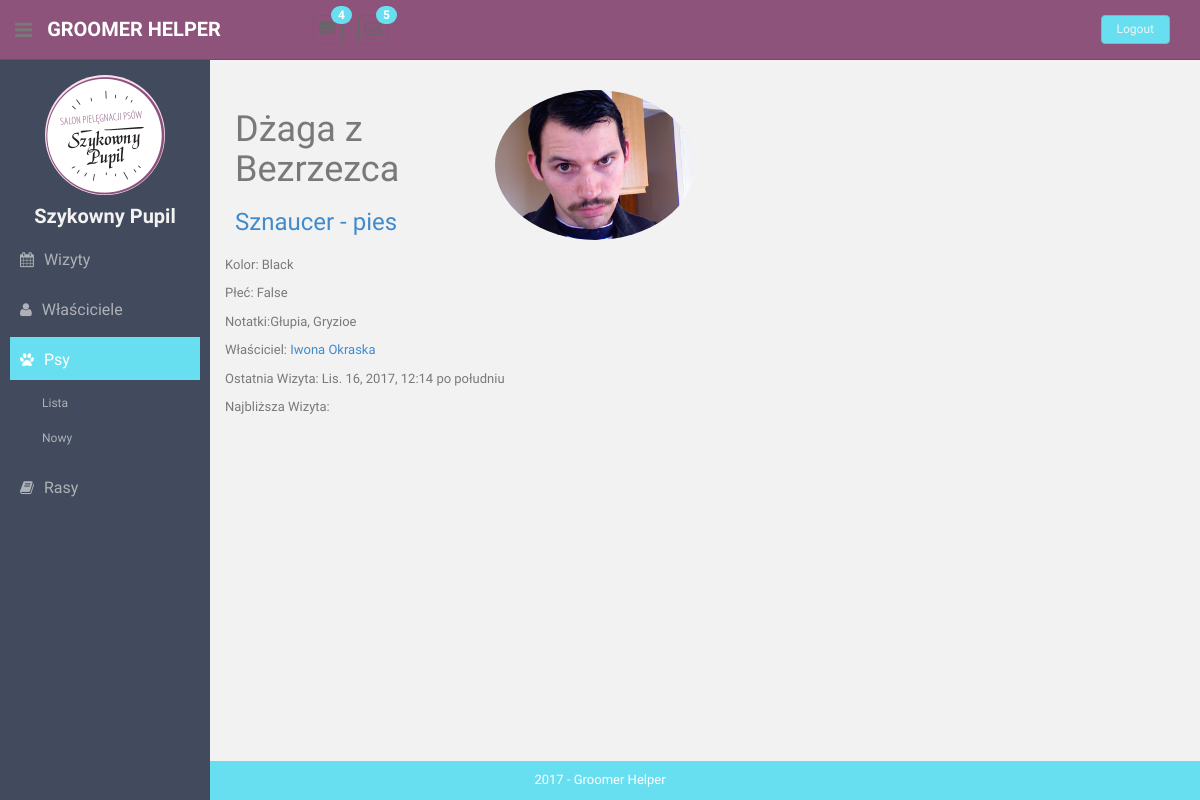
/animals/1/, run on the app's committed database.
### animals/models.py (models this page shows, shortened)
class Animal(models.Model):
    GENDER_CHOICES = [
        (True, 'Male'),
        (False, 'Female'),
    ]
    name = models.TextField(max_length=100, blank=True, null=True)
    gender = models.BooleanField(choices=GENDER_CHOICES)
    breed = models.ForeignKey(Breed, on_delete=models.CASCADE)
    color = models.TextField(max_length=100, blank=True, null=True)
    photo = models.ImageField(upload_to='animal-avatars/', default='animal-avatars/None/no-img.png')
    notes = models.TextField(max_length=200, blank=True, null=True)
    owner = models.ForeignKey(
        Owner,
        on_delete=models.CASCADE,
    )
    def get_last_visit(self):
        return self.visit_set.filter(start__lt=datetime.now()).latest('start').start
    def get_next_visit(self):
        return self.visit_set.filter(start__gt=datetime.now()).earliest('start').start

### breeds/models.py (models this page shows)
class Breed(models.Model):
    SIZE_CHOICES = [
        ('miniature', 'Miniature'),
        ('medium', 'Medium'),
        ('large', 'Large'),
        ('giant', 'Giant'),
    ]
    name = models.TextField(max_length=100, blank=False, null=False, unique=True)
    species = models.TextField(max_length=50, blank=False, default='dog')
    size = models.TextField(max_length=20, blank=True, choices=SIZE_CHOICES)
    grooming_notes = models.TextField(max_length=50, blank=True, null=False)
    hair_type = models.TextField(max_length=50, blank=True, null=False)
    weight = models.IntegerField(default=20, blank=False, null=False)
    photo = models.ImageField(null=True)
    def __str__(self):
        return "".join([self.name, " - ", self.species])

### owners/models.py (models this page shows)
class Owner(models.Model):
    full_name = models.TextField(max_length=100, blank=True, null=True)
    phone_number = models.TextField(max_length=20, blank=False, null=False)
    email = models.EmailField(max_length=100, blank=True, null=True)
    location = models.TextField(max_length=200, blank=True, null=True)
    recommended_by = models.ForeignKey('Owner', null=True, on_delete=models.CASCADE)
    def __str__(self):
        return "".join(self.full_name)

### visits/models.py (models this page shows)
class Visit(models.Model):
    start = models.DateTimeField(null=False)
    stop = models.DateTimeField(null=False)
    animal = models.ForeignKey(Animal, on_delete=models.CASCADE, )
    service = models.TextField(max_length=100, blank=False, null=False, unique=True)
    happened = models.BooleanField(null=False, default=False)
    money_taken = models.PositiveIntegerField(null=True)
    notes = models.TextField(max_length=100, blank=True, null=False)
    def __str__(self):
        return "".join([self.animal.name, " o ", str(self.start.hour)])
    __str__.short_description = "Opis"

### animals/views.py (the view)
# urls.py: path('<int:pk>/', views.AnimalDetailsView.as_view(), name='animal-details'),
class AnimalDetailsView(DetailView):
    template_name = "animals/details.html"
    model = Animal
    def get_context_data(self, **kwargs):
        context = super().get_context_data(**kwargs)
        context['animals'] = Animal.objects.all()
        return context

### templatetags/templatetags/my_templatetags.py (called while the page is built)
@register.simple_tag(takes_context=True)
def active(context, pattern_or_urlname):
    try:
        pattern = '^' + reverse(pattern_or_urlname)
    except NoReverseMatch:
        pattern = pattern_or_urlname
    path = context['request'].path
    if re.search(pattern, path):
        return 'active'
    return ''

### templates/animals/details.html
{% extends 'details.html' %}
{% load static %}
{% block profile-header%}
    {% if animal.photo %}
    <img src="{{ animal.photo.url }}" class="img-circle" style="float: right; height:150px;" alt="profile-photo">
    {% else %}
    <img src="{% static 'img/dog.png' %}" class="img-circle" style="float: right; height:150px;" alt="profile-photo">
    {% endif %}
    <h1>{{ animal.name }}</h1>
    <h3><a href="{% url 'breed-details' animal.breed.id %}">{{ animal.breed }}</a></h3>
{% endblock %}
{% block details %}
    <p><span>Kolor:</span> {{ animal.color }}</p>
    <p><span>Płeć:</span> {{ animal.gender }}</p>
    <p><span>Notatki:</span>{{ animal.notes }}</p>
    <p><span>Właściciel:</span>
        <a href="{% url 'owner-details' animal.owner.id %}">{{ animal.owner }}</a>
    </p>
    <p>
        Ostatnia Wizyta:  {{ animal.get_last_visit }}</p>
    <p>Najbliższa Wizyta: {{ animal.get_next_visit  }}</p>
{% endblock %}

### static/css/style.css (style rules this page uses)
a, a:hover, a:focus { text-decoration: none; outline: none; }

### data on the page
Animal: photo (picture), name "Dżaga z Bezrzezca", breed "Sznaucer - pies", color "Black", gender "False", notes "Głupia, Gryzioe", owner "Iwona Okraska", get_last_visit "Lis. 16, 2017, 12:14 po południu"
